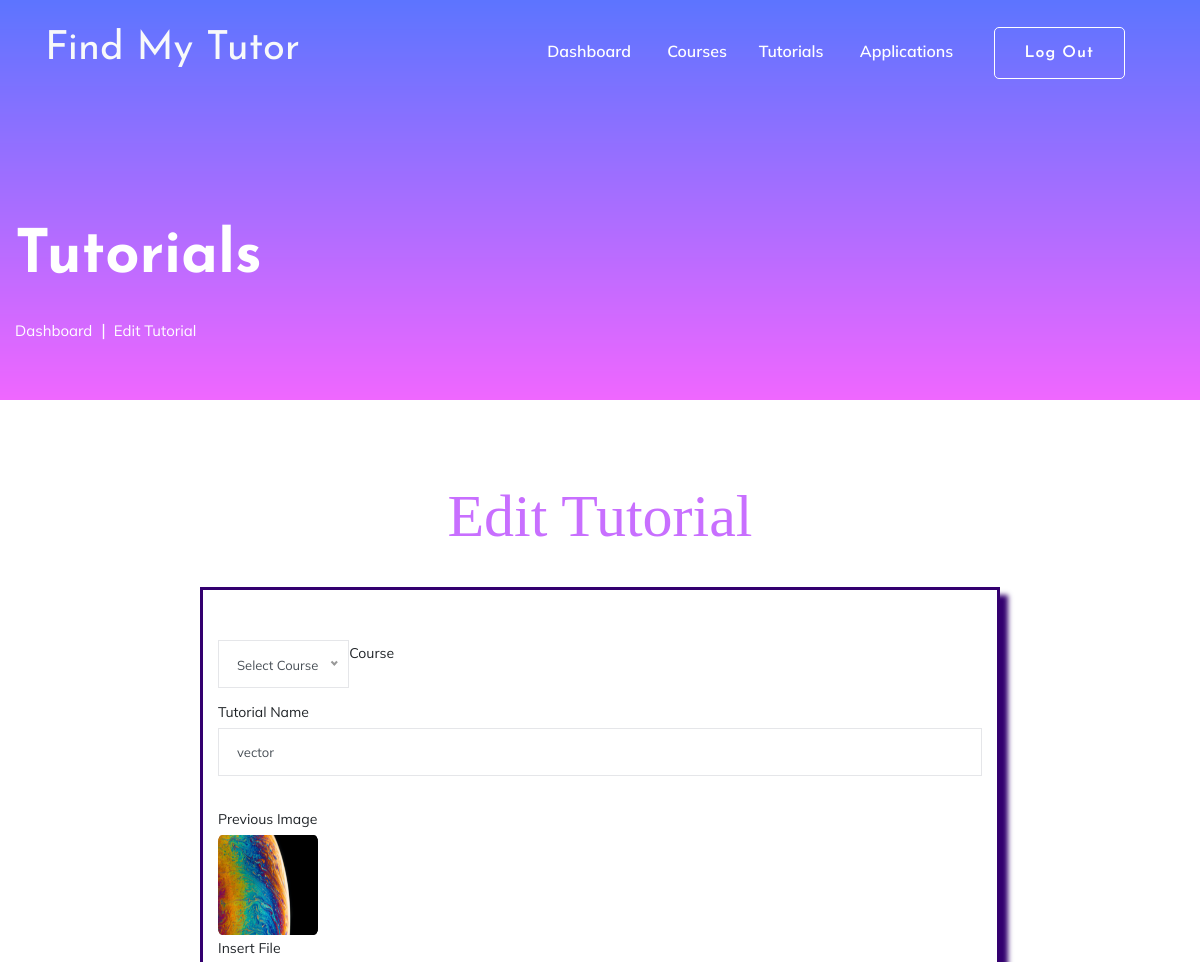
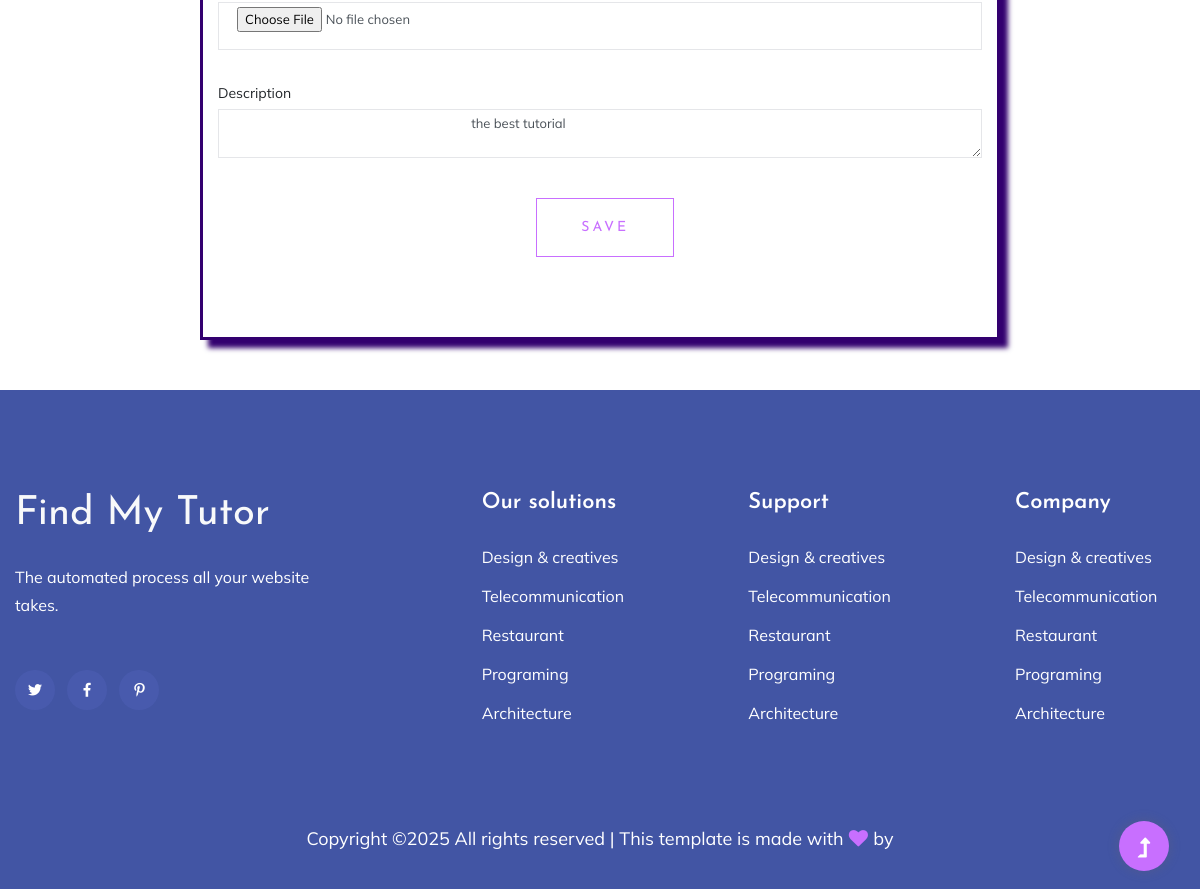
The page /trainer/edit_tutorial.php?id=3 (signed in) on the database its author committed (2 pictures, top to bottom).
### tables this page shows
CREATE TABLE `tutorials` (
  `id` int(255) NOT NULL,
  `tutorial_name` varchar(255) NOT NULL,
  `image` varchar(255) NOT NULL,
  `course_id` varchar(255) NOT NULL,
  `trainerid` varchar(255) NOT NULL,
  `description` longtext NOT NULL,
  `status` varchar(255) NOT NULL,
  `created_at` timestamp(6) NOT NULL DEFAULT current_timestamp(6) ON UPDATE current_timestamp(6)
);

### trainer/edit_tutorial.php (the view, shortened to what this page needs)
<?php include "trainer_header.php" ?>
<?php
                  $id=$_REQUEST['id'];
                  include "../config.php";
                  $query="select * from `tutorials` where id ='$id'";
                  $result=mysqli_query($con,$query);
                  $r=mysqli_fetch_array($result);
                  ?>
<main>
    <section class="slider-area slider-area2">
        <div class="slider-active">
            <div class="single-slider slider-height2">
                <div class="container">
                    <div class="row">
                        <div class="col-xl-8 col-lg-11 col-md-12">
                            <div class="hero__caption hero__caption2">
                                <h1 data-animation="bounceIn" data-delay="0.2s">Tutorials</h1>
                                <nav aria-label="breadcrumb">
                                    <ol class="breadcrumb">
                                        <li class="breadcrumb-item"><a href="trainer_dashboard.php">Dashboard</a></li>
                                        <li class="breadcrumb-item"><a href="edit_tutorial.php">Edit Tutorial</a></li>
                                    </ol>
                                </nav>
                            </div>
                        </div>
                    </div>
                </div>
            </div>
        </div>
    </section>
    <section class="contact-section">
        <div class="container">
            <div class="row">
                <div class="col-12">
                    <h1 class="tittle display-1 text-center">Edit Tutorial</h1>
                </div>
                <div class="col-lg-8 offset-md-2 mt-5 box1">
                    <form class="form-contact contact_form" action="" method="post" enctype="multipart/form-data">
                        <div class="row">
                        <div class="col-sm-12">
                                <div class="form-group">
                                    <label>Course</label>
                                </div>
                            </div>
                            <div class="col-sm-12">
                                <div class="form-group">
                                    <label>Tutorial Name</label>
                                    <input class="form-control valid" value="<?php echo $r['tutorial_name']; ?>" name="tutorial_name" id="name" type="text"  placeholder="Enter Tutorial Name">
                                </div>
                            </div>
                            <div class="col-md-12">
                            <label for="category">Previous Image</label><br>
                            <img src="../upload/<?php echo $r['image'] ?>" height="100" width="100">
                            </div>
                            <div class="col-sm-12">
                                <div class="form-group">
                                    <label>Insert File</label>
                                    <input class="form-control valid" name="image" id="email" type="file"  placeholder="Insert Image">
                                </div>
                            </div>
                            <div class="col-sm-12">
                                <div class="form-group">
                                    <label>Description</label>
                                    <textarea class="form-control valid"  name="description" id="name"   placeholder="Enter Description">
                                    <?php echo $r['description']; ?>
                                    </textarea>
                                </div>
                            </div>
                        </div>
                        <div class="form-group mt-3 offset-md-5">
                            <button type="submit" name="submit" class="button button-contactForm boxed-btn">Save</button>
                        </div>
                    </form>
                </div>
            </div>
        </div>
    </section>
</main>
<?php include "../footer.php" ?>

### admin/mystyle.css (style rules this page uses)
.tittle { font-family: fantasy; color: rgb(200, 111, 255); }
.box1 { border: 3px solid #33006F; padding: 50px; box-shadow: 8px 8px 5px #33006F; }

### rows shown on the page
tutorials: tutorial_name "vector", image (picture), description "the best tutorial"
